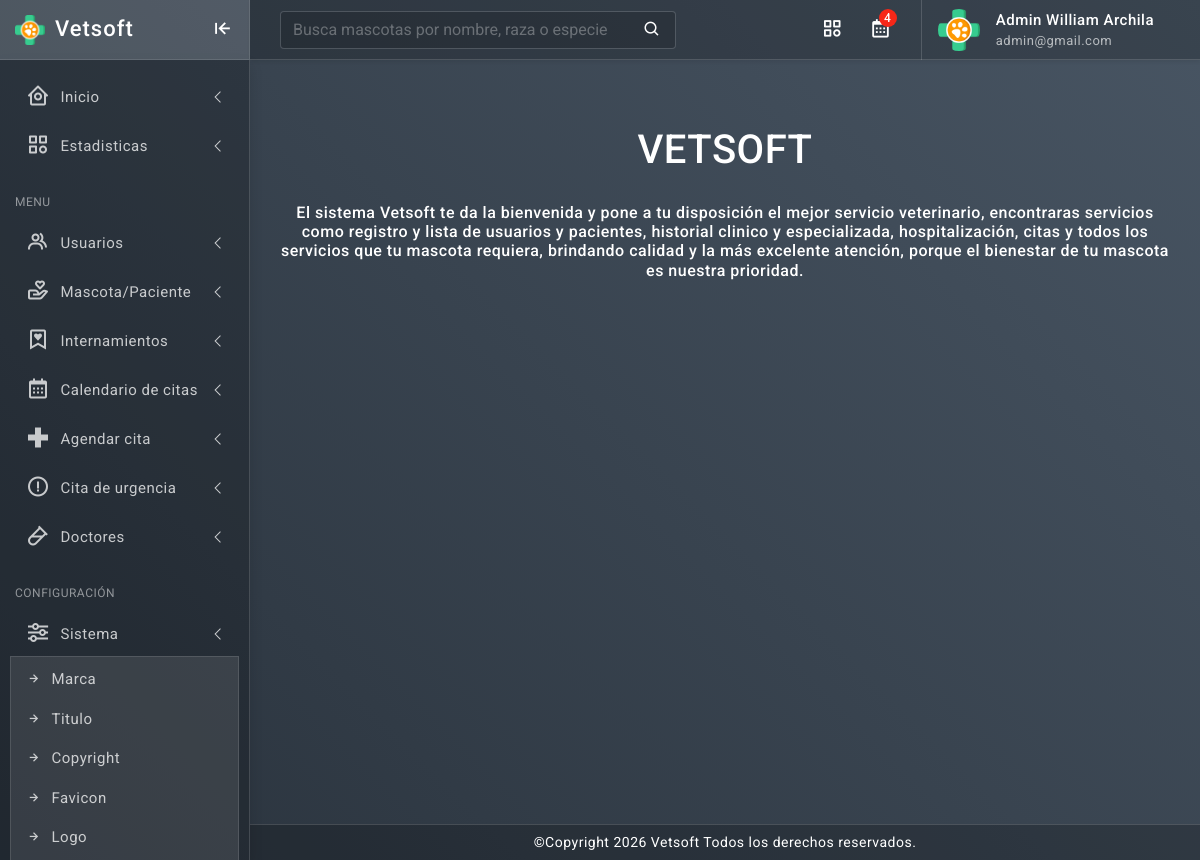
/manager/index.php (signed in), run on the app's committed database.
### tables this page shows
CREATE TABLE `configuracion` (
  `id_configuracion` int(11) NOT NULL,
  `marca` varchar(200) NOT NULL,
  `titulo` varchar(200) NOT NULL,
  `favicon` varchar(200) NOT NULL,
  `logo` varchar(200) NOT NULL,
  `color` varchar(200) NOT NULL,
  `color_manager` varchar(50) NOT NULL,
  `color_user` varchar(50) NOT NULL,
  `pie_pagina` text NOT NULL,
  `telefono` varchar(50) NOT NULL
);

### manager/include/favicon.php (called while the page is built, shortened)
<?php
require("../conexion/conexion.php");
$configuracion="SELECT favicon FROM configuracion ";
$config=mysqli_query($mysqli,$configuracion);
while ($conf=mysqli_fetch_row ($config)){
	$favicon=$conf[0];
}
?>

### manager/index.php (the view, shortened to what this page needs)
<!doctype html>
<html lang="en">
<head>
	<?php include'include/favicon.php' ?>
	<link href="../assets/plugins/vectormap/jquery-jvectormap-2.0.2.css" rel="stylesheet"/>
	<link href="../assets/plugins/simplebar/css/simplebar.css" rel="stylesheet" />
	<link href="../assets/plugins/perfect-scrollbar/css/perfect-scrollbar.css" rel="stylesheet" />
	<link href="../assets/plugins/metismenu/css/metisMenu.min.css" rel="stylesheet" />
	<link href="../assets/css/pace.min.css" rel="stylesheet" />
	<link href="../assets/css/bootstrap.min.css" rel="stylesheet">
	<link href="../assets/css/bootstrap-extended.css" rel="stylesheet">
	<link href="../assets/css/bootstrap-extended.css" rel="stylesheet">
	<link href="../assets/css/app.css" rel="stylesheet">
	<link href="../assets/css/icons.css" rel="stylesheet">
</head>
<?php
require("../conexion/conexion.php");
$configuracion="SELECT marca, logo, color_manager FROM configuracion ";
$config=mysqli_query($mysqli,$configuracion);
while ($conf=mysqli_fetch_row ($config)){
	$color_manager=$conf[2];
}
?>
<body class="bg-theme <?php echo $color_manager ?>">
	<div class="wrapper">
		<?php include'include/wrapper.php' ?>
		<?php include'include/header.php' ?>
		<div class="page-wrapper">
			<div class="page-content">
				<div class="row row-cols-1 row-cols-lg-1 row-cols-xl-12">
					<div class="col">
						<br>
						<br>
						<center>
							<h1 class="text-uppercase"><?php echo $marca ?></h1>
							<br>
							<h6>El sistema <?php echo $marca ?> te da la bienvenida y pone a tu disposición el mejor servicio veterinario, encontraras servicios como registro y lista de usuarios y pacientes, historial clinico y especializada, hospitalización, citas y todos los servicios que tu mascota requiera, brindando calidad y la más excelente atención, porque el bienestar de tu mascota es nuestra prioridad.</h6>
							<br>
							<br>
						</center>
						<br>
						<br>
					</div>
				</div>
			</div>
		</div>
		<?php include'include/footer.php' ?>
	</div>
</body>
</html>

### manager/include/wrapper.php (shortened to what this page needs)
<div class="sidebar-wrapper" data-simplebar="true">
	<div class="sidebar-header">
		<div>
			<img src="../assets/img/favicon/<?php echo $favicon ?>" width="20" class="logo-icon" alt="logo icon">
		</div>
		<div>
			<?php
			require("../conexion/conexion.php");
			$configuracion="SELECT marca FROM configuracion ";
			$config=mysqli_query($mysqli,$configuracion);
			while ($conf=mysqli_fetch_row ($config)){
				$marca=$conf[0];
			}
			?>
			<h4 class="logo-text text-capitalize"><?php echo $marca ?></h4>
		</div>
		<div class="toggle-icon ms-auto"><i class='bx bx-arrow-to-left'></i>
		</div>
	</div>
	<ul class="metismenu" id="menu">
		<li>
			<a href="index" class="has-arrow">
				<div class="parent-icon"><i class='bx bx-home-circle'></i>
				</div>
				<div class="menu-title">Inicio</div>
			</a>
		</li>
		<?php if ($_SESSION['rol'] == 3) { ?>
			<li class="menu-label">Panel de Doctor</li>
			<li>
				<a href="mis-citas" class="has-arrow">
					<div class="parent-icon"><i class='bx bx-calendar-star'></i>
					</div>
					<div class="menu-title">Mis Citas del Día</div>
				</a>
			</li>
			<li>
				<a href="mascotas" class="has-arrow">
					<div class="parent-icon"><i class='bx bx-donate-heart'></i>
					</div>
					<div class="menu-title">Mascota/Paciente</div>
				</a>
			</li>
			<li>
				<a href="internamientos" class="has-arrow">
					<div class="parent-icon"><i class='bx bx-bookmark-heart'></i>
					</div>
					<div class="menu-title">Internamientos</div>
				</a>
			</li>
		<?php } else { ?>
			<li>
				<a href="estadisticas" class="has-arrow">
					<div class="parent-icon"><i class="bx bx-category"></i>
					</div>
					<div class="menu-title">Estadisticas</div>
				</a>
			</li>
			<li class="menu-label">Menu</li>
			<li>
				<a href="usuarios" class="has-arrow">
					<div class="parent-icon"><i class='bx bx-group'></i>
					</div>
					<div class="menu-title">Usuarios</div>
					</a>
			</li>
			<li>
				<a href="mascotas" class="has-arrow">
					<div class="parent-icon"><i class='bx bx-donate-heart'></i>
					</div>
					<div class="menu-title">Mascota/Paciente</div>
				</a>
			</li>
			<li>
				<a href="internamientos" class="has-arrow">
					<div class="parent-icon"><i class='bx bx-bookmark-heart'></i>
					</div>
					<div class="menu-title">Internamientos</div>
				</a>
			</li>
			<li>
				<a href="citas" class="has-arrow">
					<div class="parent-icon"><i class='bx bx-calendar'></i>
					</div>
					<div class="menu-title">Calendario de citas</div>
				</a>
			</li>
			<li>
				<a href="citas-agendar" class="has-arrow">
					<div class="parent-icon"><i class='bx bx-plus-medical'></i>
					</div>
					<div class="menu-title">Agendar cita</div>
				</a>
			</li>
			<li>
				<a href="citas-agendar?tipo=urgencia" class="has-arrow">
					<div class="parent-icon"><i class='bx bx-error-circle'></i>
					</div>
					<div class="menu-title">Cita de urgencia</div>
				</a>
			</li>
			<li>
				<a href="doctores" class="has-arrow">
					<div class="parent-icon"><i class='bx bx-vial'></i>
					</div>
					<div class="menu-title">Doctores</div>
				</a>
			</li>
		<?php } ?>
		<li class="menu-label">Configuración</li>
		<li>
			<a class="has-arrow" href="javascript:;">
				<div class="parent-icon"><i class="bx bx-slider-alt"></i>
				</div>
				<div class="menu-title">Sistema</div>
			</a>
			<ul>
				<li> <a href="config_marca"><i class="bx bx-right-arrow-alt"></i>Marca</a>
				</li>
				<li> <a href="config_titulo"><i class="bx bx-right-arrow-alt"></i>Titulo</a>
				</li>
				<li> <a href="config_copyright"><i class="bx bx-right-arrow-alt"></i>Copyright</a>
				</li>
				<li> <a href="config_favicon"><i class="bx bx-right-arrow-alt"></i>Favicon</a>
				</li>
				<li> <a href="config_logo"><i class="bx bx-right-arrow-alt"></i>Logo</a>
				</li>
			</ul>
		</li>
	</ul>
</div>

### manager/include/header.php (shortened to what this page needs)
<header>
	<div class="topbar d-flex align-items-center">
		<nav class="navbar navbar-expand">
			<div class="search-bar flex-grow-1">
				<div class="position-relative search-bar-box">
					<form action="<?php $_SERVER['PHP_SELF']; ?>mascotas" method="POST">
						<input type="text" class="form-control search-control" name="nombre_busqueda" placeholder="Busca mascotas por nombre, raza o especie">
						<span class="position-absolute top-50 search-show translate-middle-y"><i class='bx bx-search'></i></span>
					</form>
				</div>
			</div>
			<div class="top-menu ms-auto">
				<ul class="navbar-nav align-items-center">
					<li class="nav-item dropdown dropdown-large">
						<a class="nav-link dropdown-toggle dropdown-toggle-nocaret" href="#" role="button" data-bs-toggle="dropdown" aria-expanded="false">	<i class='bx bx-category'></i>
						</a>
					</li>
									<li class="nav-item dropdown dropdown-large">
					<a class="nav-link dropdown-toggle dropdown-toggle-nocaret position-relative" href="#" role="button" data-bs-toggle="dropdown" aria-expanded="false"> <span class="alert-count">
						<?php
						require("../conexion/conexion.php");
						$citas_ = mysqli_query($mysqli, "SELECT COUNT(*) AS total FROM citas WHERE estado='0'");
						$citas = mysqli_fetch_assoc($citas_);
						echo $citas["total"];
						?>
					</span>
					<i class='bx bx-calendar'></i>
				</a>
			</li>
		</ul>
	</div>
	<?php
	require("../conexion/conexion.php");
	$configuracion="SELECT logo FROM configuracion ";
	$config=mysqli_query($mysqli,$configuracion);
	while ($conf=mysqli_fetch_row ($config)){
		$logo=$conf[0];
	}
	?>
	<div class="user-box dropdown">
		<a class="d-flex align-items-center nav-link dropdown-toggle dropdown-toggle-nocaret" href="#" role="button" data-bs-toggle="dropdown" aria-expanded="false">
			<img src="../assets/img/logo/<?php echo $logo ?>" class="user-img" alt="user avatar">
			<div class="user-info ps-3">
				<p class="user-name mb-0"><?php echo $_SESSION['nombre']." ".$_SESSION['apellidos']; ?></p>
				<p class="designattion mb-0"><?php echo $_SESSION['correo'] ?></p>
			</div>
		</a>
	</div>
</nav>
</div>
</header>

### manager/include/footer.php
<footer class="page-footer">
	<?php
	require("../conexion/conexion.php");
	$configuracion="SELECT pie_pagina FROM configuracion ";
	$config=mysqli_query($mysqli,$configuracion);
	while ($conf=mysqli_fetch_row ($config)){
		$pie_pagina=$conf[0];
		echo '<p class="mb-0">'.htmlentities($pie_pagina).'</p>';
	}
	?>
</footer>

### data on the page
configuracion: favicon (picture), marca "Vetsoft", logo (picture), marca "VETSOFT", pie_pagina "©Copyright 2026 Vetsoft Todos los derechos reservados."

### other printed values
$citas["total"] "4"
$_SESSION['nombre'] "Admin William"
$_SESSION['apellidos'] "Archila"
$_SESSION['correo'] "admin@gmail.com"
